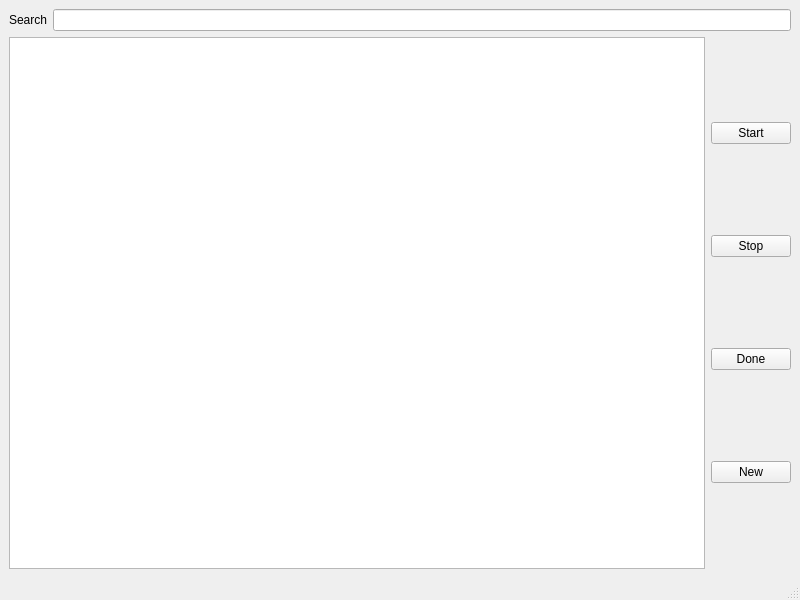
<?xml version="1.0" encoding="UTF-8"?>
<ui version="4.0">
 <class>MainWindow</class>
 <widget class="QMainWindow" name="MainWindow">
  <property name="geometry">
   <rect>
    <x>0</x>
    <y>0</y>
    <width>800</width>
    <height>600</height>
   </rect>
  </property>
  <property name="windowTitle">
   <string>MainWindow</string>
  </property>
  <widget class="QWidget" name="centralwidget">
   <layout class="QVBoxLayout" name="verticalLayout_2">
    <item>
     <layout class="QHBoxLayout" name="horizontalLayout_2">
      <item>
       <widget class="QLabel" name="label">
        <property name="text">
         <string>Search</string>
        </property>
       </widget>
      </item>
      <item>
       <widget class="QLineEdit" name="lineEdit"/>
      </item>
     </layout>
    </item>
    <item>
     <layout class="QHBoxLayout" name="horizontalLayout">
      <item>
       <widget class="QTableView" name="tableView"/>
      </item>
      <item>
       <layout class="QVBoxLayout" name="verticalLayout">
        <item>
         <widget class="QPushButton" name="startButton">
          <property name="text">
           <string>Start</string>
          </property>
         </widget>
        </item>
        <item>
         <widget class="QPushButton" name="stopButton">
          <property name="text">
           <string>Stop</string>
          </property>
         </widget>
        </item>
        <item>
         <widget class="QPushButton" name="doneButton">
          <property name="text">
           <string>Done</string>
          </property>
         </widget>
        </item>
        <item>
         <widget class="QPushButton" name="newButton">
          <property name="text">
           <string>New</string>
          </property>
         </widget>
        </item>
       </layout>
      </item>
     </layout>
    </item>
   </layout>
  </widget>
  <widget class="QMenuBar" name="menubar">
   <property name="geometry">
    <rect>
     <x>0</x>
     <y>0</y>
     <width>800</width>
     <height>26</height>
    </rect>
   </property>
  </widget>
  <widget class="QStatusBar" name="statusbar"/>
 </widget>
 <resources/>
 <connections/>
</ui>
